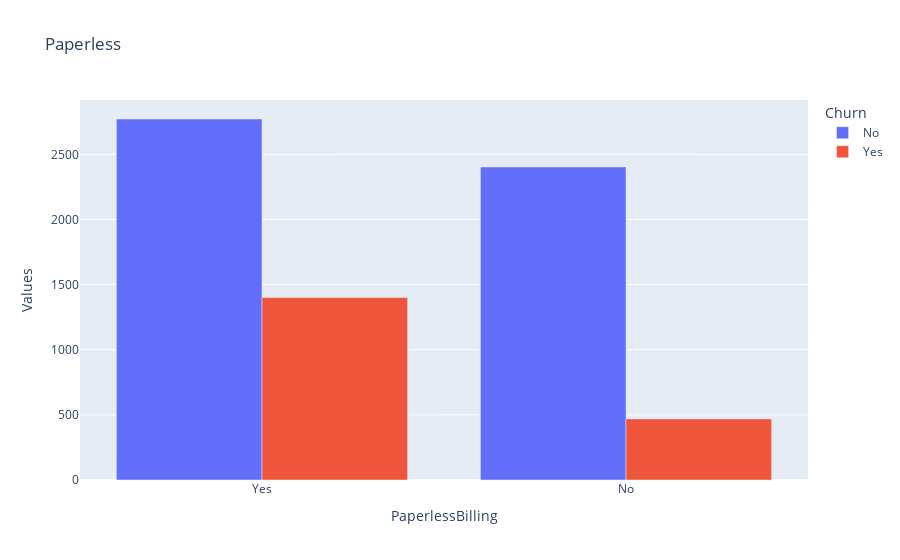

Write notebook code for a chart like this one.
### Markdown cell above
### Paperpless

### Code cell
paperless = df.groupby(["PaperlessBilling", "Churn"]).value_counts().reset_index()
paperlessdf = paperless[["PaperlessBilling", "Churn"]].value_counts().reset_index()
paperlessdf.columns.values[2] = "Values"

fig = px.bar(paperlessdf, 
             x='PaperlessBilling', 
             y='Values', 
             color='Churn',
             barmode="group",
            title='Paperless')
fig.show()

### Figure 1 — Plotly figure (JSON) as saved in the notebook; plotly's stock layout.template omitted (floating-point values rounded to 4 significant figures)
{"data": [{"alignmentgroup": "True", "hovertemplate": "Churn=No<br>PaperlessBilling=%{x}<br>Values=%{y}<extra></extra>", "legendgroup": "No", "marker": {"color": "#636efa", "pattern": {"shape": ""}}, "name": "No", "offsetgroup": "No", "orientation": "v", "showlegend": true, "textposition": "auto", "type": "bar", "x": ["Yes", "No"], "xaxis": "x", "y": [2771, 2403], "yaxis": "y"}, {"alignmentgroup": "True", "hovertemplate": "Churn=Yes<br>PaperlessBilling=%{x}<br>Values=%{y}<extra></extra>", "legendgroup": "Yes", "marker": {"color": "#EF553B", "pattern": {"shape": ""}}, "name": "Yes", "offsetgroup": "Yes", "orientation": "v", "showlegend": true, "textposition": "auto", "type": "bar", "x": ["Yes", "No"], "xaxis": "x", "y": [1400, 469], "yaxis": "y"}], "layout": {"barmode": "group", "legend": {"title": {"text": "Churn"}, "tracegroupgap": 0}, "title": {"text": "Paperless"}, "xaxis": {"anchor": "y", "domain": [0, 1], "title": {"text": "PaperlessBilling"}}, "yaxis": {"anchor": "x", "domain": [0, 1], "title": {"text": "Values"}}}}
